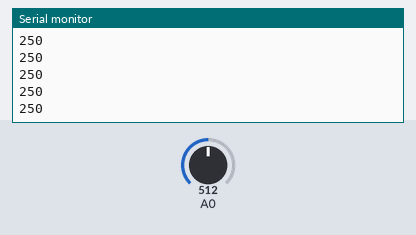
Recording of a sketch running on a simulated Arduino Uno, built with avr-gcc and run on an emulated ATmega328P. Parts: the last lines printed to the serial monitor. Inputs (shaded band) come from the test bench; at power-on: A0 = 512.

Above: at 1.2 s.
1.3 s: A0 set to 716
At 2.1 s:
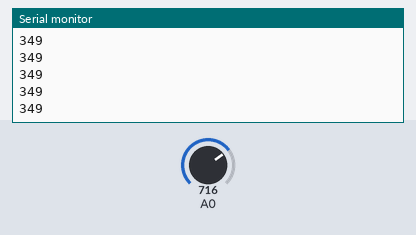
2.8 s: A0 set to 900
At 3.7 s:
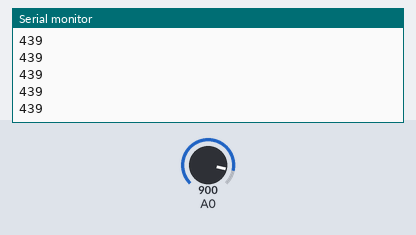
Timing chart, 0 to 5.8 s (numbered marks = the images above; inputs shaded):
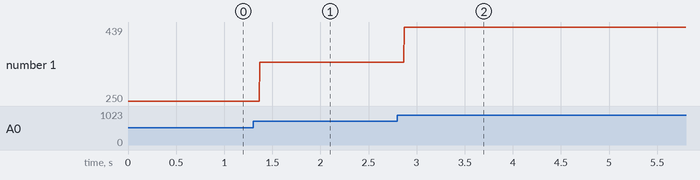

Measured:
- after the input at 1.3 s, the serial monitor: prints a new line after 0.07 s (image 1)
- after the input at 2.8 s, the serial monitor: prints a new line after 0.07 s (image 2)
- plotted number 1: 250 → 349 after the input at 1.3 s, 349 → 439 after the input at 2.8 s

The sketch:

0928_LAB4.ino
```cpp
void setup() {
Serial.begin(9600);
}

void loop() {
int temp = (5.0 * analogRead(A0) * 100.0)/1024;

Serial.println(temp);
}
```
